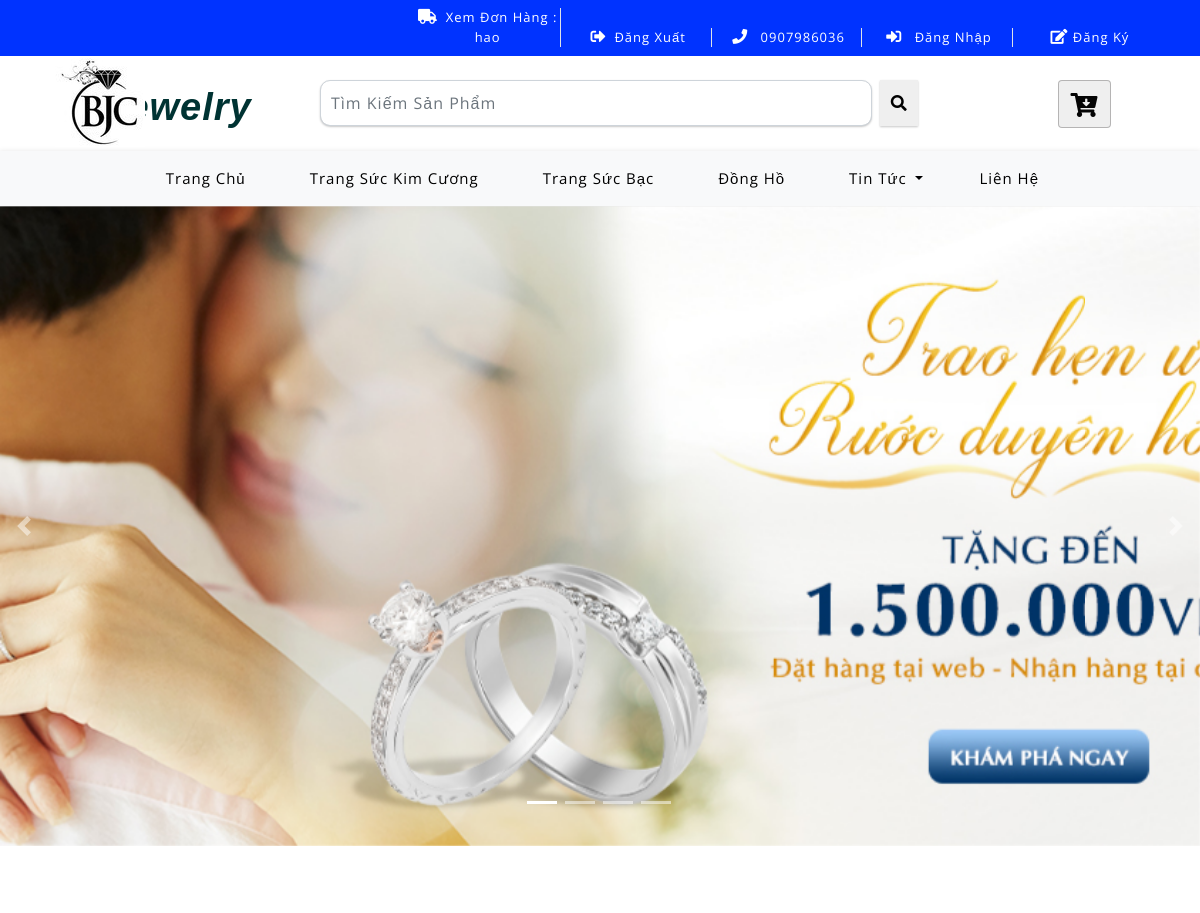
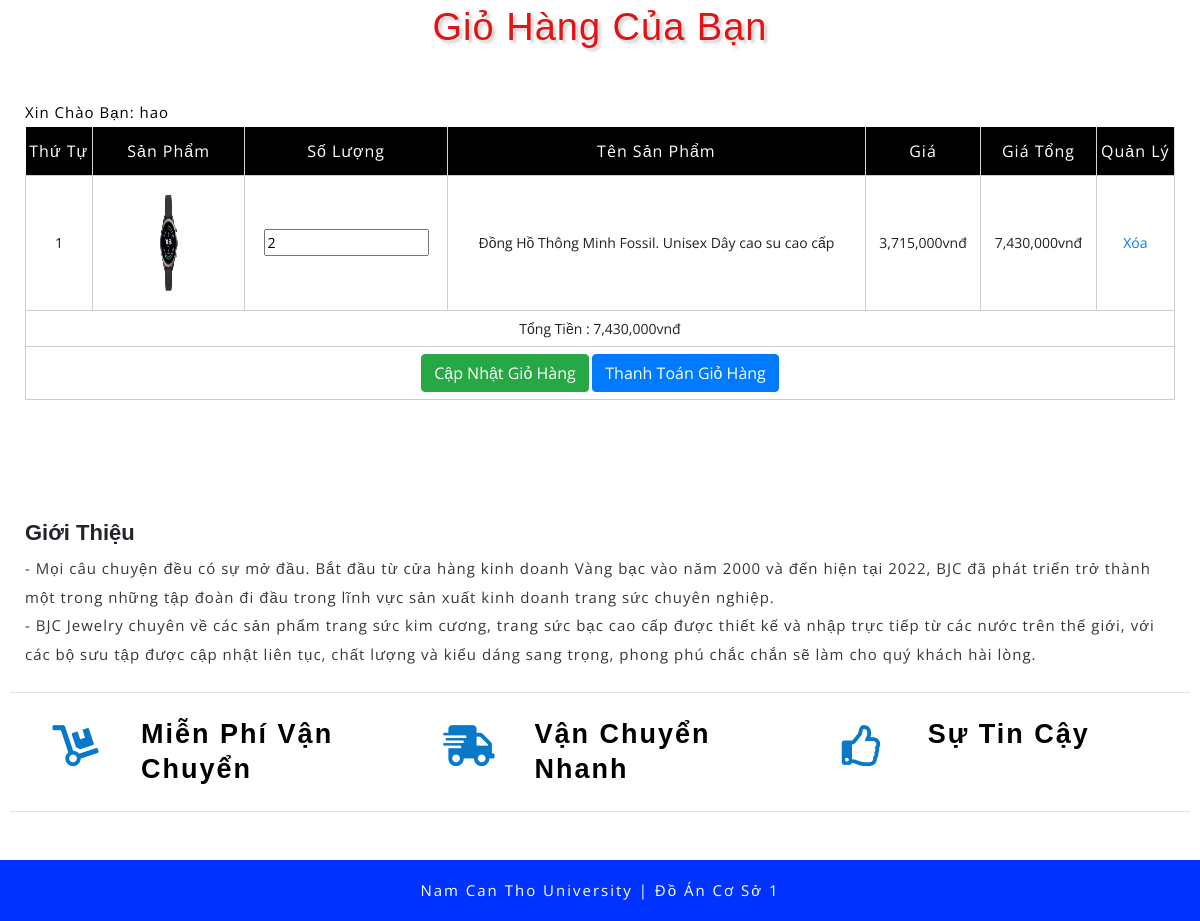
/index.php?quanly=giohang (signed in), run on the app's committed database (2 pictures, top to bottom).
### tables this page shows
CREATE TABLE `tbl_category` (
  `category_id` int(11) NOT NULL,
  `category_name` varchar(100) NOT NULL
);

CREATE TABLE `tbl_slider` (
  `slider_id` int(11) NOT NULL,
  `slider_image` varchar(100) NOT NULL,
  `slider_caption` text DEFAULT NULL,
  `slider_active` int(11) NOT NULL DEFAULT 1
);

CREATE TABLE `tbl_giohang` (
  `giohang_id` int(11) NOT NULL,
  `tensanpham` varchar(100) NOT NULL,
  `sanpham_id` int(11) NOT NULL,
  `giasanpham` varchar(50) NOT NULL,
  `hinhanh` varchar(50) NOT NULL,
  `soluong` int(11) NOT NULL
);

### include/giohang.php (the view, shortened to what this page needs)
<div class="privacy py-sm-5 py-4">
	<div class="container py-xl-4 py-lg-2">
		<h3 class="tittle-w3l text-center mb-lg-5 mb-sm-4 mb-3">
			Giỏ Hàng Của Bạn
		</h3>
			<?php
			if(isset($_SESSION['dangnhap_home'])){
				echo '<p style="color:#000;">Xin Chào Bạn: '.$_SESSION['dangnhap_home'].'</p>';
			}else{
				echo '';
			}
			?>
		<div class="checkout-right">
		<?php
		$sql_lay_giohang = mysqli_query($con,"SELECT * FROM tbl_giohang ORDER BY giohang_id DESC");
		?>
			<div class="table-responsive">
				<form action="" method="POST">
				<table class="timetable_sub">
					<thead>
						<tr>
							<th>Thứ Tự</th>
							<th>Sản Phẩm</th>
							<th>Số Lượng</th>
							<th>Tên Sản Phẩm</th>
							<th>Giá</th>
							<th>Giá Tổng</th>
							<th>Quản Lý</th>
						</tr>
					</thead>
					<tbody>
					<?php
					$i = 0;
					$total = 0;
					while($row_fetch_giohang = mysqli_fetch_array($sql_lay_giohang)){
						$subtotal = $row_fetch_giohang['soluong'] * $row_fetch_giohang['giasanpham'];
						$total+=$subtotal;
						$i++;
					?>
						<tr class="rem1">
							<td class="invert"><?php echo $i ?></td>
							<td class="invert-image">
								<a href="single.html">
									<img src="images/<?php echo $row_fetch_giohang['hinhanh'] ?>" alt=" " height="120" class="img-responsive">
								</a>
							</td>
							<td class="invert">
								<input type="number" min="1" name="soluong[]" value="<?php echo $row_fetch_giohang['soluong'] ?>">
							</td>
							<td class="invert"><?php echo $row_fetch_giohang['tensanpham'] ?></td>
							<td class="invert"><?php echo number_format($row_fetch_giohang['giasanpham']).'vnđ' ?></td>
							<td class="invert"><?php echo number_format($subtotal).'vnđ' ?></td>
							<td class="invert">
								<a href="?quanly=giohang&xoa=<?php echo $row_fetch_giohang['giohang_id'] ?>">Xóa</a>
							</td>
						</tr>
						<?php
						}
						?>
						<tr>
							<td colspan="7">Tổng Tiền : <?php echo number_format($total).'vnđ' ?></td>
						</tr>
						<tr>
							<td colspan="7"><input type="submit" class="btn btn-success" value="Cập Nhật Giỏ Hàng" name="capnhatsoluong">
							<?php
							$sql_giohang_select = mysqli_query($con,"SELECT * FROM tbl_giohang");
							$count_giohang_select = mysqli_num_rows($sql_giohang_select);
							if(isset($_SESSION['dangnhap_home']) && $count_giohang_select>0){
							?>
							<input type="submit" class="btn btn-primary" value="Thanh Toán Giỏ Hàng" name="thanhtoandangnhap">
							<?php
							}
							?>
							</td>
						</tr>
					</tbody>
				</table>
				</form>
			</div>
		</div>
	</div>
</div>

### include/menu.php (shortened to what this page needs)
<div class="navbar-inner">
		<div class="container">
			<nav class="navbar navbar-expand-lg navbar-light bg-light">
				<div class="collapse navbar-collapse" id="navbarSupportedContent">
					<ul class="navbar-nav ml-auto text-center mr-xl-5">
						<li class="nav-item active mr-lg-2 mb-lg-0 mb-2">
							<a class="nav-link" href="index.php">Trang Chủ
							</a>
						</li>
						<?php
							$sql_category_danhmuc = mysqli_query($con,'SELECT * FROM tbl_category ORDER BY category_id DESC');
							while($row_category_danhmuc = mysqli_fetch_array($sql_category_danhmuc)){
						?>
						<li class="nav-item  mr-lg-2 mb-lg-0 mb-2">
							<a class="nav-link " href="?quanly=danhmuc&id=<?php echo $row_category_danhmuc['category_id'] ?>" role="button"  aria-haspopup="true" aria-expanded="false">
								<?php echo $row_category_danhmuc['category_name'] ?>
							</a>
						</li>
						<?php
						}
						?>
						<li class="nav-item dropdown mr-lg-2 mb-lg-0 mb-2">
							<a class="nav-link dropdown-toggle" href="#" role="button" data-toggle="dropdown" aria-haspopup="true" aria-expanded="false">
								Tin Tức
							</a>
						</li>
						<li class="nav-item">
							<a class="nav-link" href="?quanly=lienhe">Liên Hệ</a>
						</li>
					</ul>
				</div>
			</nav>
		</div>
	</div>

### include/slider.php (shortened to what this page needs)
<div id="carouselExampleIndicators" class="carousel slide" data-ride="carousel">
		<ol class="carousel-indicators">
			<li data-target="#carouselExampleIndicators" data-slide-to="0" class="active"></li>
			<li data-target="#carouselExampleIndicators" data-slide-to="1"></li>
			<li data-target="#carouselExampleIndicators" data-slide-to="2"></li>
			<li data-target="#carouselExampleIndicators" data-slide-to="3"></li>
		</ol>
		<div class="carousel-inner">
			<?php
			$sql_slider = mysqli_query($con,"SELECT * FROM tbl_slider WHERE slider_active='1' ORDER BY slider_id");
			while($row_slider = mysqli_fetch_array($sql_slider)){
			?>
			<div class="carousel-item item1 active">
				<div class="container">
					<div class="w3l-space-banner">
					</div>
				</div>
			</div>
			<?php
			}
			?>
		</div>
		<a class="carousel-control-prev" href="#carouselExampleIndicators" role="button" data-slide="prev">
			<span class="carousel-control-prev-icon" aria-hidden="true"></span>
		</a>
		<a class="carousel-control-next" href="#carouselExampleIndicators" role="button" data-slide="next">
			<span class="carousel-control-next-icon" aria-hidden="true"></span>
		</a>
	</div>

### css/style.css (style rules this page uses)
html, body { margin: 0; font-size: 100%; background: #fff; font-family: 'Open Sans', sans-serif; }
body a { text-decoration: none; transition: 0.5s all; -webkit-transition: 0.5s all; -moz-transition: 0.5s all; -o-transition: 0.5s all; -ms-transition: 0.5s all; }
a { transition: 0.5s all; -webkit-transition: 0.5s all; -moz-transition: 0.5s all; -o-transition: 0.5s all; -ms-transition: 0.5s all; }
input[type="button"], input[type="submit"] { transition: 0.5s all; -webkit-transition: 0.5s all; -moz-transition: 0.5s all; -o-transition: 0.5s all; -ms-transition: 0.5s all; }
h1, h2, h3, h4, h5, h6 { margin: 0; font-family: 'Tahoma', sans-serif; }
p { margin: 0; letter-spacing: 1px; font-size: 15px; line-height: 1.9; color: #999; font-family: 'Open Sans', sans-serif; }
ul { margin: 0; padding: 0; }
.navbar-inner { background: #f8f9fa; box-shadow: 0px 2px 6px 1px rgba(0, 0, 0, 0.13); }
.navbar-light .navbar-nav .nav-link { letter-spacing: 1px; font-size: 15px; color: #000; }
.navbar-light .navbar-nav .show>.nav-link, .navbar-light .navbar-nav .active>.nav-link, .navbar-light .navbar-nav .nav-link.show, .navbar-light .navbar-nav .nav-link.active { color: black; }
.carousel-item.item1 { background: url(../images/banner1.jpg) no-repeat center; background-size: cover; -webkit-background-size: cover; -moz-background-size: cover; -o-background-size: cover; -ms-background-size: cover; }
.carousel-item.item4, .carousel-item.item3, .carousel-item.item2, .carousel-item.item1 { min-height: 640px; }
.w3l-space-banner { padding-top: 9em; }
.carousel-indicators { bottom: 4%; }
.carousel-indicators li { cursor: pointer; }
h3.tittle-w3l { color: rgb(223, 20, 20); font-size: 38px; letter-spacing: 1px; text-shadow: 3px 3px 3px rgba(0, 0, 0, 0.19); }
.btn { display: inline-block; }
table.timetable_sub { width: 100%; margin: 0 auto; }
.timetable_sub th { background: #000; color: #fff; font-size: 16px; border-right: 1px solid #ded2d2; text-align: center; padding: 12px 0; letter-spacing: 1px; font-weight: normal; }
.timetable_sub td { text-align: center; padding: 7px; font-size: 14px; color: #212121; }
.timetable_sub td { border: 1px solid #CDCDCD; }
td.invert-image a img { width: 30%; margin: 0 auto; }
@media (max-width: 1366px) { .carousel-control-prev, .carousel-control-next { width: 4%; } }

### css/flexslider.css (style rules this page uses)
.carousel li { margin-right: 5px; }

### data on the page
tbl_category: category_name "Trang Sức Kim Cương"
tbl_category: category_name "Trang Sức Bạc"
tbl_category: category_name "Đồng Hồ"
tbl_giohang: hinhanh (picture), soluong "2", tensanpham "Đồng Hồ Thông Minh Fossil. Unisex Dây cao su cao cấp", giasanpham "3,715,000", subtotal "7,430,000"

### other printed values
$_SESSION['dangnhap_home'] "hao"
$total "7,430,000"
